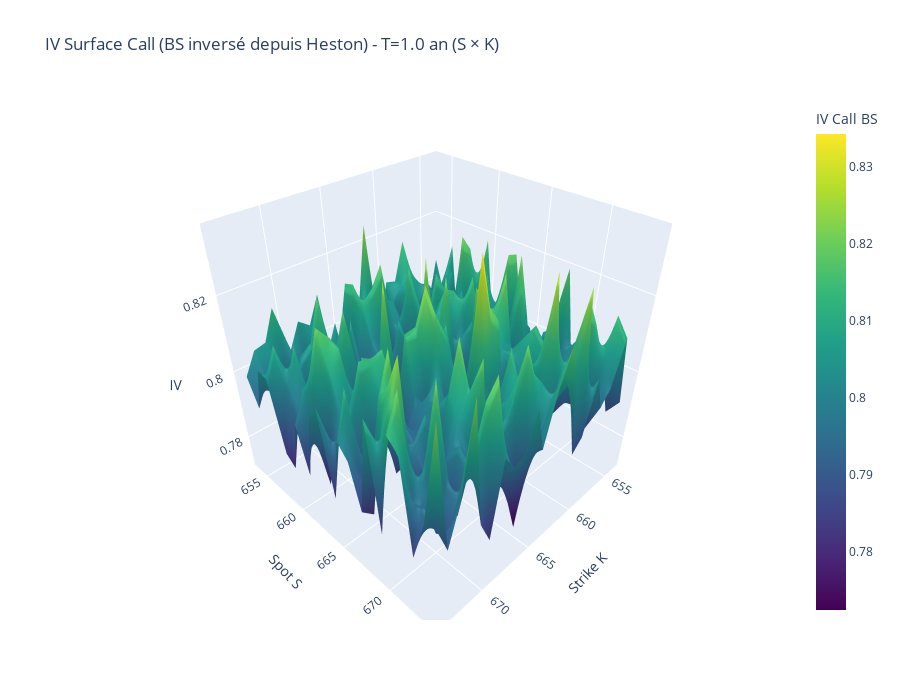
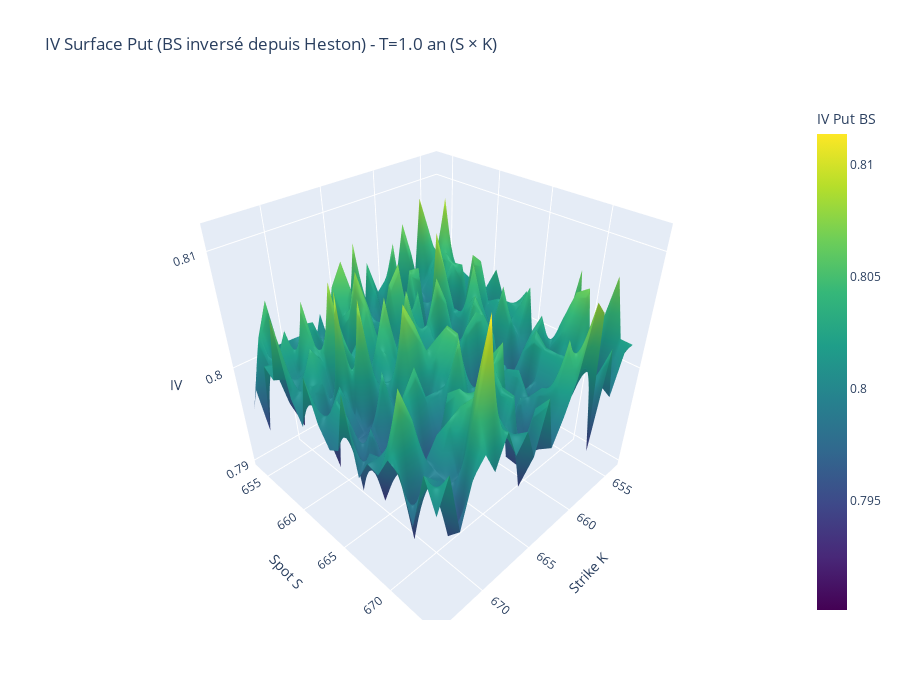

Notebook cell for these charts, in order:
### Markdown cell above
## 12. ÉTAPE 6: IV Surface BS Inversée (S × K) en 3D

### Code cell
print("=" * 80)
print("ÉTAPE 6: Calcul des IV BS à partir des prix Heston (S × K)")
print("=" * 80)

call_iv_heston = np.zeros((len(S_grid), len(K_grid_heston)))
put_iv_heston = np.zeros((len(S_grid), len(K_grid_heston)))

print(f"\nInversion des prix Heston en IV BS...")

for i, S in enumerate(S_grid):
    for j, K in enumerate(K_grid_heston):
        call_price = call_prices_heston[i, j]
        put_price = put_prices_heston[i, j]
        
        try:
            call_iv_heston[i, j] = implied_vol_from_price(call_price, S, K, T_heston, r, "call")
        except:
            call_iv_heston[i, j] = np.nan
        
        try:
            put_iv_heston[i, j] = implied_vol_from_price(put_price, S, K, T_heston, r, "put")
        except:
            put_iv_heston[i, j] = np.nan
    
    if (i + 1) % 5 == 0 or i == len(S_grid) - 1:
        print(f"  Progress: {i+1}/{len(S_grid)} spots calculés ({100*(i+1)/len(S_grid):.0f}%)")

num_call_iv_heston = np.sum(~np.isnan(call_iv_heston))
num_put_iv_heston = np.sum(~np.isnan(put_iv_heston))
total_heston = len(S_grid) * len(K_grid_heston)
print(f"\n✓ IV BS calculées")
print(f"  Calls: {num_call_iv_heston}/{total_heston} IV ({100*num_call_iv_heston/total_heston:.1f}%)")
print(f"  Puts:  {num_put_iv_heston}/{total_heston} IV ({100*num_put_iv_heston/total_heston:.1f}%)")

# Surface 3D
S_mesh, K_mesh_heston = np.meshgrid(S_grid, K_grid_heston, indexing="ij")

fig_call_iv_heston_3d = go.Figure(
    data=go.Surface(
        x=K_grid_heston,
        y=S_grid,
        z=call_iv_heston,
        colorscale="Viridis",
        colorbar=dict(title="IV Call BS"),
    )
)
fig_call_iv_heston_3d.update_layout(
    title=f"IV Surface Call (BS inversé depuis Heston) - T={T_heston} an (S × K)",
    scene=dict(
        xaxis_title="Strike K",
        yaxis_title="Spot S",
        zaxis_title="IV"
    ),
    width=900, height=700
)
fig_call_iv_heston_3d.show()

fig_put_iv_heston_3d = go.Figure(
    data=go.Surface(
        x=K_grid_heston,
        y=S_grid,
        z=put_iv_heston,
        colorscale="Viridis",
        colorbar=dict(title="IV Put BS"),
    )
)
fig_put_iv_heston_3d.update_layout(
    title=f"IV Surface Put (BS inversé depuis Heston) - T={T_heston} an (S × K)",
    scene=dict(
        xaxis_title="Strike K",
        yaxis_title="Spot S",
        zaxis_title="IV"
    ),
    width=900, height=700
)
fig_put_iv_heston_3d.show()

print(f"\n✓ Surfaces IV Heston (BS inversé) affichées en 3D")

### Figure 1 — Plotly figure (JSON) as saved in the notebook; plotly's stock layout.template omitted (floating-point values rounded to 4 significant figures; data arrays with more than 128 entries replaced by an {"elided": "..."} marker saying what was removed)
{"data": [{"colorbar": {"title": {"text": "IV Call BS"}}, "colorscale": [[0, "#440154"], [0.1111, "#482878"], [0.2222, "#3e4989"], [0.3333, "#31688e"], [0.4444, "#26828e"], [0.5556, "#1f9e89"], [0.6667, "#35b779"], [0.7778, "#6ece58"], [0.8889, "#b5de2b"], [1, "#fde725"]], "type": "surface", "x": [653.8, 654.8, 655.8, 656.8, 657.8, 658.8, 659.8, 660.8, 661.8, 662.8, 663.8, 664.8, 665.8, 666.8, 667.8, 668.8, 669.8, 670.8, 671.8, 672.8, 673.8], "y": [653.8, 654.8, 655.8, 656.8, 657.8, 658.8, 659.8, 660.8, 661.8, 662.8, 663.8, 664.8, 665.8, 666.8, 667.8, 668.8, 669.8, 670.8, 671.8, 672.8, 673.8], "z": {"elided": "21x21 float values"}}], "layout": {"height": 700, "scene": {"xaxis": {"title": {"text": "Strike K"}}, "yaxis": {"title": {"text": "Spot S"}}, "zaxis": {"title": {"text": "IV"}}}, "title": {"text": "IV Surface Call (BS inversé depuis Heston) - T=1.0 an (S × K)"}, "width": 900}}

### Figure 2 — Plotly figure (JSON) as saved in the notebook; plotly's stock layout.template omitted (floating-point values rounded to 4 significant figures; data arrays with more than 128 entries replaced by an {"elided": "..."} marker saying what was removed)
{"data": [{"colorbar": {"title": {"text": "IV Put BS"}}, "colorscale": [[0, "#440154"], [0.1111, "#482878"], [0.2222, "#3e4989"], [0.3333, "#31688e"], [0.4444, "#26828e"], [0.5556, "#1f9e89"], [0.6667, "#35b779"], [0.7778, "#6ece58"], [0.8889, "#b5de2b"], [1, "#fde725"]], "type": "surface", "x": [653.8, 654.8, 655.8, 656.8, 657.8, 658.8, 659.8, 660.8, 661.8, 662.8, 663.8, 664.8, 665.8, 666.8, 667.8, 668.8, 669.8, 670.8, 671.8, 672.8, 673.8], "y": [653.8, 654.8, 655.8, 656.8, 657.8, 658.8, 659.8, 660.8, 661.8, 662.8, 663.8, 664.8, 665.8, 666.8, 667.8, 668.8, 669.8, 670.8, 671.8, 672.8, 673.8], "z": {"elided": "21x21 float values"}}], "layout": {"height": 700, "scene": {"xaxis": {"title": {"text": "Strike K"}}, "yaxis": {"title": {"text": "Spot S"}}, "zaxis": {"title": {"text": "IV"}}}, "title": {"text": "IV Surface Put (BS inversé depuis Heston) - T=1.0 an (S × K)"}, "width": 900}}
